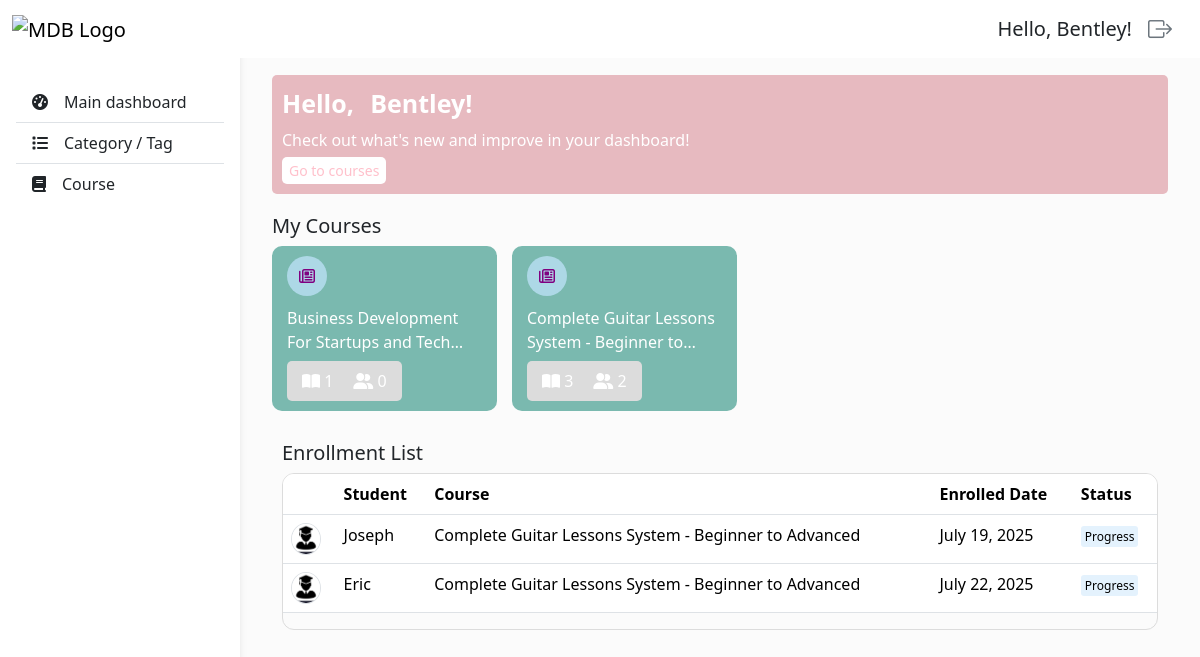
/instructor-dashboard/ (signed in), run on an earlier commit of the app's database.
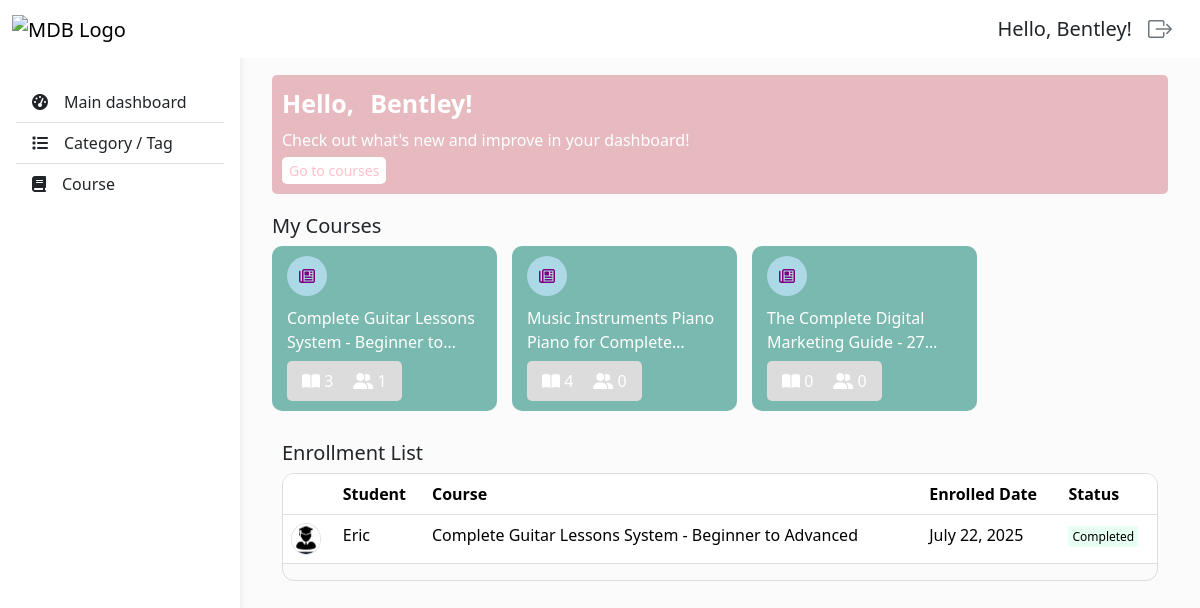
And on a later commit of the database.
### courses/models.py (models this page shows, shortened)
class Course(models.Model):
  name = models.CharField(max_length=100)
  category = models.ForeignKey(Category, on_delete=models.SET_NULL, null=True)
  instructor = models.ForeignKey(Instructor, on_delete=models.SET_NULL, null=True, related_name='courses')
  price = models.DecimalField(max_digits=10, decimal_places=2)
  description = models.TextField()
  image = models.ImageField(blank=True, null=True, upload_to='images')
  published_date = models.DateField(auto_now_add=True)

### enrollments/models.py (models this page shows)
class Enrollment(models.Model):
  STATUS_CHOICES = {
    'Progress': 'Progress',
    'Completed': 'Completed'
  }
  student = models.ForeignKey(Student, on_delete=models.SET_NULL, null=True, related_name='enrollments')
  course = models.ForeignKey(Course, on_delete=models.SET_NULL, null=True, related_name='enrollments')
  enrolled_date = models.DateField(auto_now_add=True)
  status = models.CharField(max_length=20, choices=STATUS_CHOICES, default='Progress', blank=True, null=True)
  class Meta:
    unique_together = ('student', 'course')
  def __str__(self):
    return f"{self.student.name} - {self.course.name}"

### users/models.py (models this page shows, shortened)
class Student(models.Model):
  GENDER_CHOICES = {
    'Female': 'Female',
    'Male': 'Male'
  }
  user = models.OneToOneField(User, on_delete=models.CASCADE, null=True)
  name = models.CharField(max_length=100)
  age = models.IntegerField()
  gender = models.CharField(max_length=15, choices=GENDER_CHOICES)
  email = models.EmailField()
  phone = models.CharField(max_length=20)
  address = models.CharField(max_length=150)

### users/decorators.py (the view)
    def wrapper_func(request, *args, **kwargs):
      group = None
      if request.user.groups.exists():
        group = request.user.groups.all()[0].name
        print('login group: ', group)
      print('allow group: ', allow_roles)
      if group in allow_roles:
        return view_func(request, *args, **kwargs)
      else:
        return HttpResponse('You are not authorize to view this page!')

### dashboard/views.py (called while the page is built)
@login_required(login_url='users:login')
@allow_users(allow_roles=['instructor'])
def instructor_dashboard_view(request):
  login_id = request.user.instructor.id
  instructor = Instructor.objects.get(pk=login_id)
  if instructor is not None:
    courses = instructor.courses.all()
  total_enrollments = []
  for course in courses:
    enrollments = Enrollment.objects.filter(course=course)
    for enrollment in enrollments:
      total_enrollments.append(enrollment)
  print("enroll: ", total_enrollments)
  context = {
    'courses': courses,
    'enrollments': total_enrollments,
  }
  return render(request, 'dashboard/instructor_dashboard.html', context)

### dashboard/templates/dashboard/instructor_dashboard.html (shortened to what this page needs)
{% extends 'base.html' %}
{% block content %}
  <div class="dashboard px-4 py-3">
    <div class="top-section">
      <p>Hello, {{request.user}}!</p>
      <p>Check out what's new and improve in your dashboard!</p>
      <a href="{% url 'courses:course_list' %}">Go to courses</a>
    </div>
    <div class="middle-section">
      <h5>My Courses</h5>
      <div class="course-card-container">
        {% for course in courses %}
          <div class="course-card">
            <i class="fa-regular fa-newspaper"></i>
            <div class="limit-to-2-lines">{{course.name}}</div>
            <div>
              <div>
                <i class="fa-solid fa-book-open"></i>
                <span>{{course.lessons.count}}</span>
              </div>
              <div>
                <i class="fa-solid fa-user-group"></i>
                <span>{{course.enrollments.count}}</span>
              </div>
            </div>
          </div>
        {% endfor %}
      </div>
    </div>
    <div class="bottom-section">
       <div class="right">
        <h5>Enrollment List</h5>
        <div class="overflow-auto">
          <table class="table" style="min-width: 700px;">
            <thead>
              <tr>
                <th scope="col"></th>
                <th scope="col">Student</th>
                <th scope="col">Course</th>
                <th scope="col">Enrolled Date</th>
                <th scope="col">Status</th>
              </tr>
            </thead>
            <tbody>
              {% for enrollment in enrollments %}
                <tr>
                  <th scope="row">
                    <img class="rounded-circle border" style="width: 30px;" src="
                    {% if enrollment.student.gender == 'Female'  %}
                      /media/profiles/female-student-profile.jpg
                    {% else %}
                      /media/profiles/male-student-profile.jpg
                    {% endif %}
                    " alt="profile">
                  </th>
                  <td>{{enrollment.student.name}}</td>
                  <td>{{enrollment.course.name}}</td>
                  <td>{{enrollment.enrolled_date}}</td>
                  <td>
                    <span class="
                      {% if enrollment.status == 'Progress' %}
                        status-progress
                      {% else %}
                        status-completed
                      {% endif %}
                    ">{{enrollment.status}}</span>
                  </td>
                </tr>
              {% endfor %}
            </tbody>
          </table>
        </div>
       </div>
    </div>
  </div>
{% endblock content %}

### templates/base.html (shortened to what this page needs)
<!DOCTYPE html>
<html lang="en">
  <head>
    {% load static %}
    <link
      href="https://cdn.jsdelivr.net/npm/bootstrap@5.3.7/dist/css/bootstrap.min.css"
      rel="stylesheet"
    />
    <link
      rel="stylesheet"
      href="https://cdn.jsdelivr.net/npm/bootstrap-icons@1.11.3/font/bootstrap-icons.css"
    />
    <link
      rel="stylesheet"
      href="https://cdnjs.cloudflare.com/ajax/libs/font-awesome/6.5.0/css/all.min.css"
    />
    <link rel="stylesheet" href="{% static 'css/style.css' %}" />
  </head>
  <body>
    <header>
      <nav
        id="sidebarMenu"
        class="collapse d-lg-block sidebar collapse bg-white"
      >
        <div class="position-sticky">
          <div class="list-group list-group-flush mx-3 mt-4">
            <a
              href="{% url 'dashboard' %}"
              class="list-group-item list-group-item-action py-2 ripple"
              aria-current="true"
            >
              <i class="fas fa-tachometer-alt me-3"></i
              ><span>Main dashboard</span>
            </a>
            {% if request.user.groups.all.0.name == 'admin' or request.user.groups.all.0.name == 'instructor' %}
              <a
                href="{% url 'courses:category_list' %}"
                class="list-group-item list-group-item-action py-2 ripple"
              >
                <i class="fa-solid fa-list me-3"></i><span>Category / Tag</span>
              </a>
            {% endif %}
            <a
              href="{% url 'courses:course_list' %}"
              class="list-group-item list-group-item-action py-2 ripple"
            >
              <i class="fa-solid fa-book me-3"></i><span>Course</span>
            </a>
          </div>
        </div>
      </nav>
      <nav id="main-navbar" class="navbar navbar-expand-lg bg-white fixed-top">
        <div class="container-fluid">
          <a class="navbar-brand" href="#">
            <img
              src="https://mdbcdn.b-cdn.net/img/logo/mdb-transaprent-noshadows.webp"
              height="25"
              alt="MDB Logo"
              loading="lazy"
            />
          </a>
          <ul class="navbar-nav ms-auto d-flex flex-row align-items-center gap-3">
            <li class="nav-item fs-5">
              Hello, {{request.user}}!
            </li>
            <li class="nav-item">
              <a href="{% url 'users:logout' %}"><i class="bi bi-box-arrow-right fs-4 text-secondary me-3" style="cursor: pointer;"></i></a>
            </li>
          </ul>
        </div>
      </nav>
    </header>
    <main style="margin-top: 35px">
      <div class="container py-4 px-2">
        {% block content %} {% endblock content %}
      </div>
    </main>
  </body>
</html>

### static/css/style.css (style rules this page uses)
body { background-color: #fbfbfb; }
@media (min-width: 991.98px) { main { padding-left: 240px; } }
.sidebar { position: fixed; top: 0; bottom: 0; left: 0; padding: 58px 0 0; box-shadow: 0 2px 5px 0 rgb(0 0 0 / 5%), 0 2px 10px 0 rgb(0 0 0 / 5%); width: 240px; z-index: 600; }
.limit-to-2-lines { display: -webkit-box; -webkit-line-clamp: 2; -webkit-box-orient: vertical; overflow: hidden; }
.status-completed { padding: 2px 4px; border-radius: 3px; font-size: 12px; background-color: rgb(231, 254, 242); }

What changed in the data, as far as the page shows it:
removed Course: name "Business Development For Startups and…", lessons.count "1", enrollments.count "0"
removed Enrollment: student.name "Joseph", course.name "Complete Guitar Lessons System - Beginner to Advanced", enrolled_date "July 19, 2025", status "Progress"
computed for Course "Complete Guitar Lessons System - Beginner…": enrollments.count "2" → "1"
now on this page (row edited): Course: name "Music Instruments Piano Piano for…", lessons.count "4", enrollments.count "0"
added Course: name "The Complete Digital Marketing Guide -…", lessons.count "0", enrollments.count "0"
changed Enrollment "Eric": status "Progress" → "Completed"
